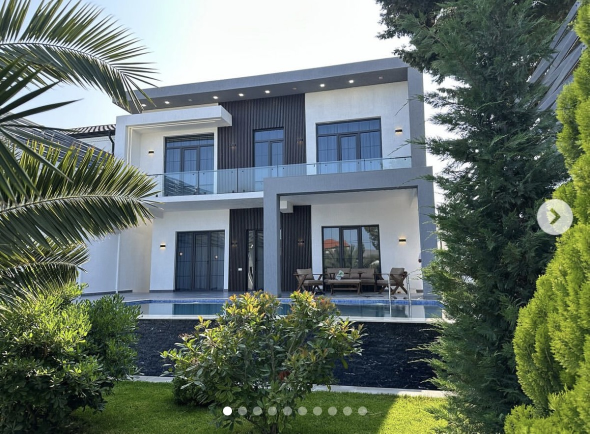
#> input picture montaj/tek-sekil/orijinal-2.jpg, 1179 x 867 px (shown at 1/2 size)
$ python fix2.py
#> lines starting #> are read from the running program, lines starting #| are printed output that depends on the picture; after the words box and inside, x2 and y2 are one past the last pixel; in counts of white or black regions, pixels touching at a corner belong together
"""Ox düyməsi və səhifə nöqtələrini silmək (bir dəfəlik)."""
import cv2, numpy as np
S='/tmp/claude-0/-home-user-FA/579f83ba-99da-59c5-9b5f-c46d81367fec/scratchpad/'
im=cv2.imread('orijinal-2.jpg'); h,w=im.shape[:2]
#> further down, im is the input picture: shape (867, 1179, 3); mean B, G, R 104.9, 113.5, 100.9
#> after `h, w = im.shape[:2]`: h = 867; w = 1179
o=im.copy()
# 1) dots: 10 evenly spaced translucent discs -> inpaint
fixd=np.zeros((h,w),np.uint8)
for i in range(10):
    cv2.circle(fixd,(454+i*30,821),12,255,-1)
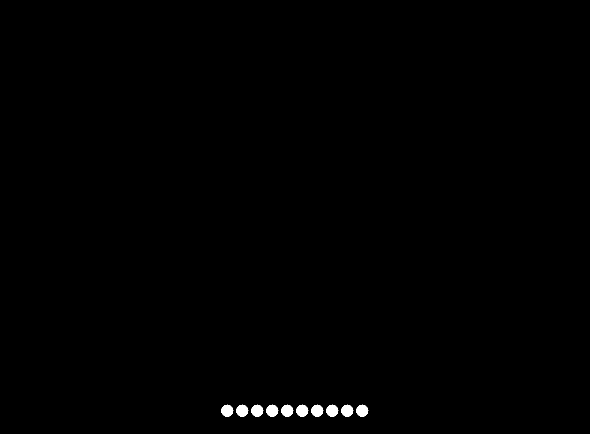
#> fixd: shape (867, 1179) (shown at 1/2 size); 0.43% white; 10 white regions, largest, box (x1, y1, x2, y2) and area: (442, 809, 467, 834) 441, (472, 809, 497, 834) 441, (502, 809, 527, 834) 441
# each dot: copy a nearby patch (left/right/above) whose border matches best, feathered
for i in range(10):
    dx,dy=454+i*30,821
    R=16; r=11
    yy,xx=np.mgrid[-R:R+1,-R:R+1]; dd=np.hypot(xx,yy)
    ring=(dd>r+1)&(dd<=R)
    tgt=o[dy-R:dy+R+1,dx-R:dx+R+1].astype(np.float32)
    best=None
    for oy in range(-60,1,3):
        for ox in range(-45,46,3):
            if abs(oy)<26 and abs(ox)<26: continue
            sy,sx=dy+oy,dx+ox
            p_=o[sy-R:sy+R+1,sx-R:sx+R+1].astype(np.float32)
            if p_.shape!=tgt.shape: continue
            fd=fixd[sy-R:sy+R+1,sx-R:sx+R+1]
            if fd.any(): continue
            e=np.abs(p_[ring]-tgt[ring]).mean()
            if best is None or e<best[0]: best=(e,sx,sy)
    _,sx,sy=best
    p_=o[sy-R:sy+R+1,sx-R:sx+R+1].astype(np.float32)
    m=np.clip((r+4-dd)/4,0,1)[...,None]
    o[dy-R:dy+R+1,dx-R:dx+R+1]=np.clip(tgt*(1-m)+p_*m,0,255).astype(np.uint8)
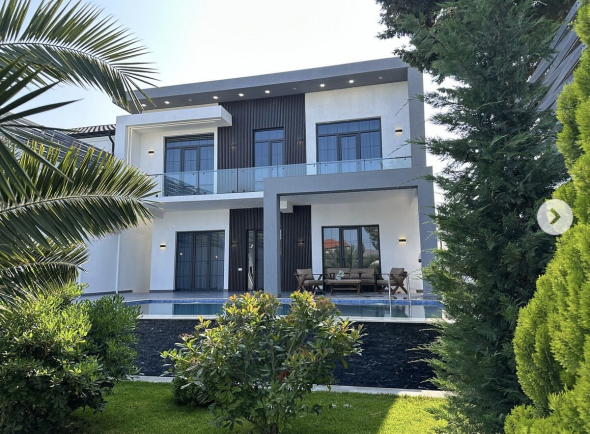
#> o: shape (867, 1179, 3) (shown at 1/2 size); 0.68% of pixels changed, all inside (x1, y1, x2, y2) = (440, 807, 739, 836)
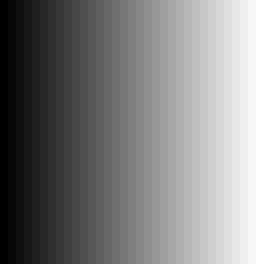
#> xx: shape (33, 33) int64 (shown 8 times larger); min -16, max 16, mean 0; drawn with min black and max white
# 2) arrow button: fill disc with nearby tree texture (best-matching patch by border similarity), feathered
cx,cy,r=1110,434,36
R=r+6
yy,xx=np.mgrid[-R:R+1,-R:R+1]; dd=np.hypot(xx,yy)
ring=(dd>r+2)&(dd<=R)
tgt=o[cy-R:cy+R+1,cx-R:cx+R+1].astype(np.float32)
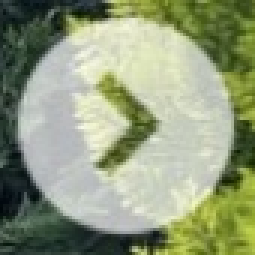
#> tgt: shape (85, 85, 3) float32 (shown 3 times larger); mean B, G, R 124.1, 154.8, 144.7
best=None
for sy in range(R,h-R,4):
    for sx in range(w-260,w-R,4):
        if abs(sy-cy)<2*R and abs(sx-cx)<2*R: continue
        p=o[sy-R:sy+R+1,sx-R:sx+R+1].astype(np.float32)
        e=np.abs(p[ring]-tgt[ring]).mean()
        if best is None or e<best[0]: best=(e,sx,sy)
#> after the loop, best = (29.42, 1027, 726)
_,sx,sy=best; print('patch from',sx,sy,round(best[0],1))
#> after `_, sx, sy = best`: sx = 1027; sy = 726
#| patch from 1027 726 29.4
p=o[sy-R:sy+R+1,sx-R:sx+R+1].astype(np.float32)
m=np.clip((r+5-dd)/5,0,1)[...,None]
# match low-frequency color to the surroundings
blend=tgt*(1-m)+p*m
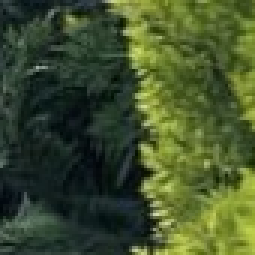
#> blend: shape (85, 85, 3) float64 (shown 3 times larger); mean B, G, R 44.4, 80.7, 65
o[cy-R:cy+R+1,cx-R:cx+R+1]=np.clip(blend,0,255).astype(np.uint8)
#> o: shape (867, 1179, 3); 0.51% of pixels changed, all inside (x1, y1, x2, y2) = (1070, 394, 1151, 475)
cv2.imwrite('temiz-2.jpg',o,[cv2.IMWRITE_JPEG_QUALITY,95])
cv2.imwrite(S+'c3.jpg',np.hstack([cv2.resize(o[370:500,1030:1179],None,fx=2,fy=2),cv2.resize(im[370:500,1030:1179],None,fx=2,fy=2)]))
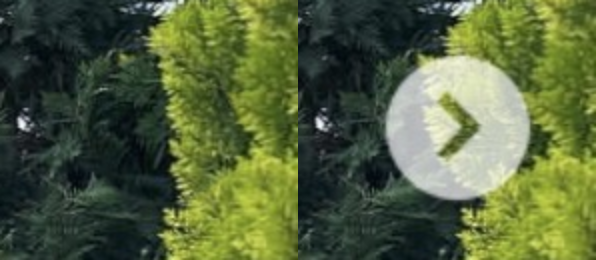
#> saved as c3.jpg: shape (260, 596, 3); mean B, G, R 60.9, 98.4, 84.2
cv2.imwrite(S+'d3.jpg',np.vstack([o[795:850,420:760],im[795:850,420:760]]))
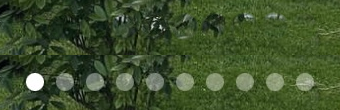
#> saved as d3.jpg: shape (110, 340, 3); mean B, G, R 44.5, 80.4, 62
